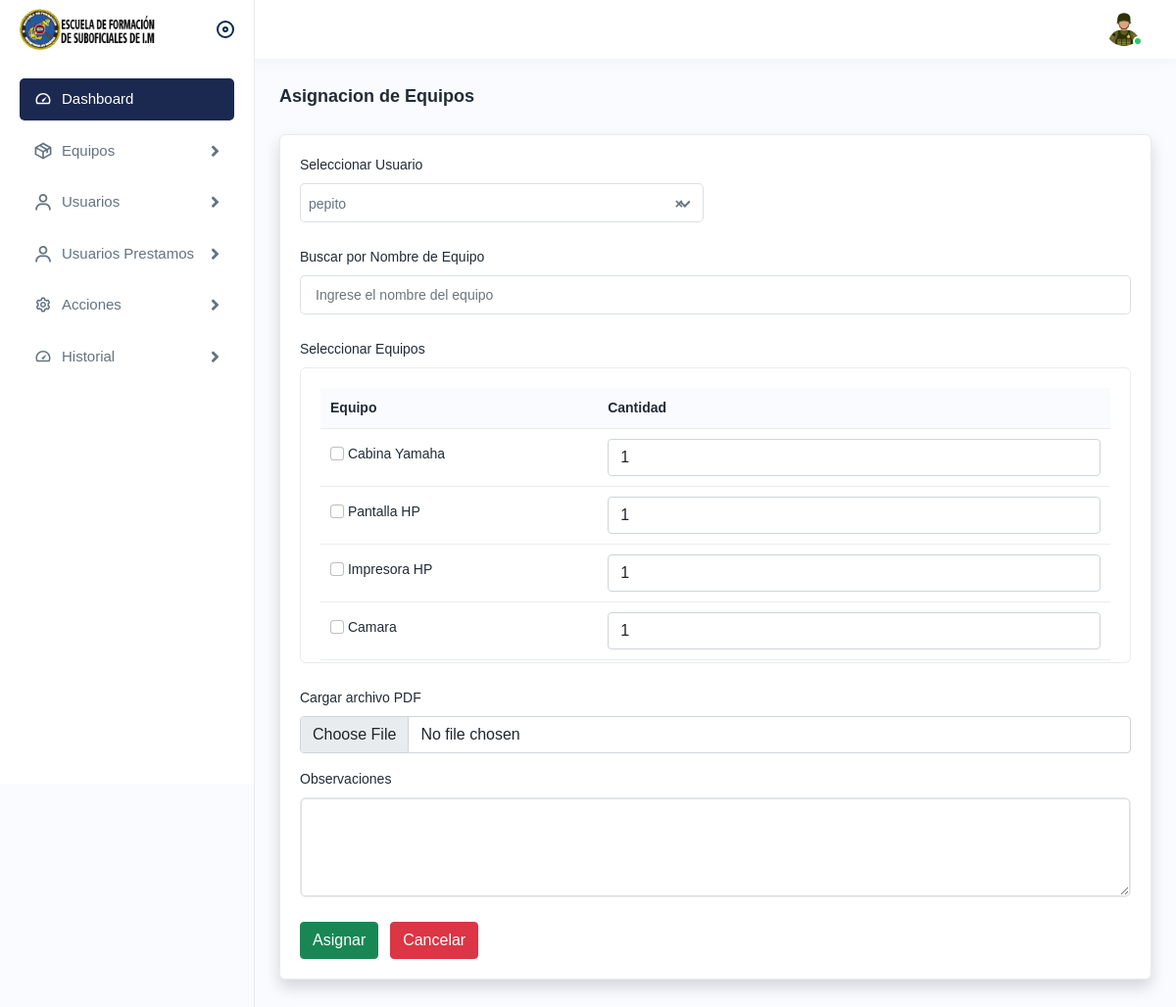
/asignar_equipo.php (signed in), run on an earlier commit of the app's database.
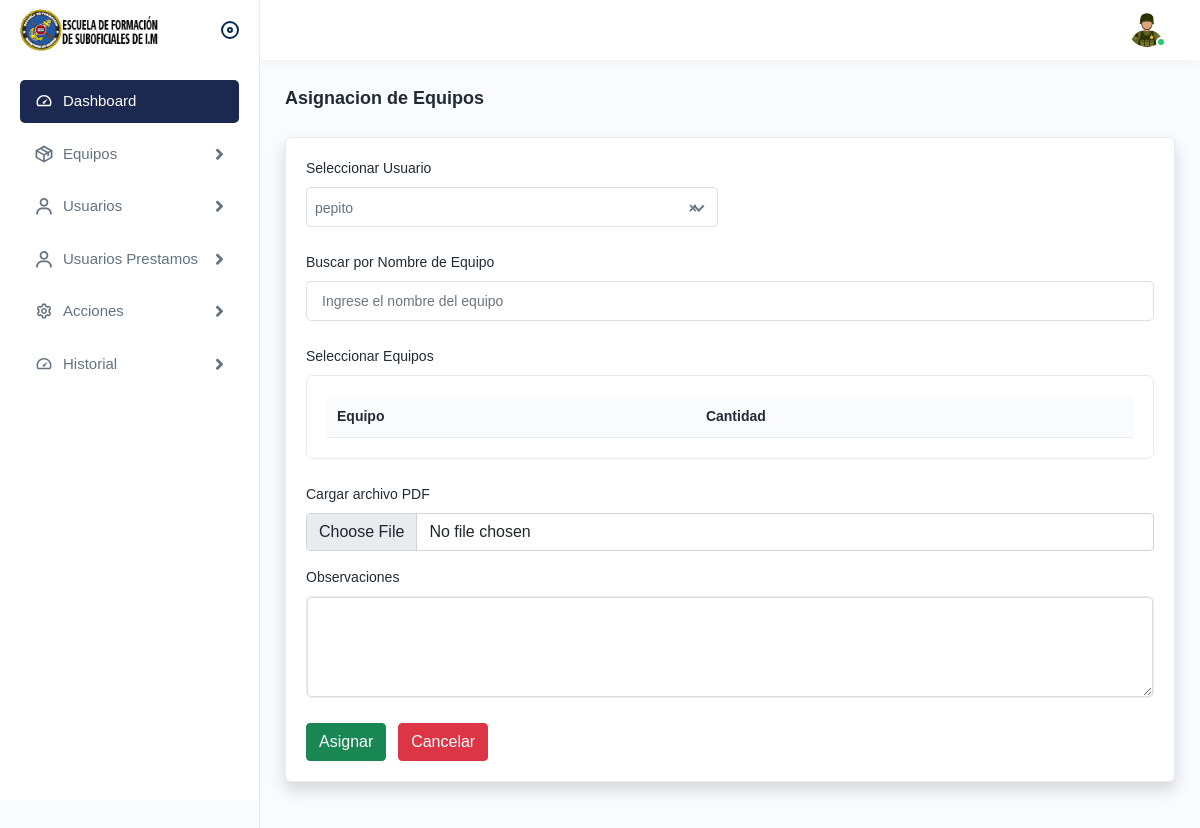
And on a later commit of the database.
### tables this page shows
CREATE TABLE `equipos` (
  `id` int(11) NOT NULL,
  `Serie` varchar(50) NOT NULL,
  `Nombre` varchar(100) NOT NULL,
  `Categoria` varchar(100) NOT NULL,
  `Estado` varchar(30) NOT NULL,
  `Cantidad` int(11) NOT NULL,
  `Imagen` longblob NOT NULL
);

### asignar_equipo.php (the view, shortened to what the changed rows need)
<?php
include "./conexion.php";
$equipos = [];
if ($equipos_stmt = $mysqli->prepare("SELECT id, Nombre FROM equipos")) {
    $equipos_stmt->execute();
    $equipos_result = $equipos_stmt->get_result();
    while ($row = $equipos_result->fetch_assoc()) {
        $equipos[] = $row;
    }
}
?>
<!DOCTYPE html>
<html lang="es">
<head>
    <link rel="stylesheet" href="assets/css/bootstrap.min.css" />
    <link rel="stylesheet" href="assets/css/animate.css" />
    <link rel="stylesheet" href="assets/plugins/select2/css/select2.min.css" />
    <link rel="stylesheet" href="assets/css/dataTables.bootstrap4.min.css" />
    <link rel="stylesheet" href="assets/plugins/fontawesome/css/fontawesome.min.css" />
    <link rel="stylesheet" href="assets/plugins/fontawesome/css/all.min.css" />
    <link rel="stylesheet" href="assets/css/style.css" />
</head>
<body>
    <div class="page-wrapper">
        <div class="content">
            <div class="card shadow">
                <div class="card-body">
                    <form action="procesar_asignacion.php" method="post" enctype="multipart/form-data">
                        <div class="row">
                            <div class="col-lg-12">
                                <div class="form-group">
                                    <div class="card">
                                        <div class="card-body" style="max-height: 300px; overflow-y: auto;">
                                            <table class="table">
                                                <thead>
                                                    <tr>
                                                        <th>Equipo</th>
                                                        <th>Cantidad</th>
                                                    </tr>
                                                </thead>
                                                <tbody id="equiposTableBody">
                                                    <?php foreach ($equipos as $equipo) : ?>
                                                        <tr>
                                                            <td>
                                                                <label>
                                                                    <input class="form-check-input equipo-checkbox cantidad-input" type="checkbox" name="equipos[<?php echo $equipo['id']; ?>][seleccionado]" value="1" data-equipo-id="<?php echo $equipo['id']; ?>">
                                                                    <?php echo htmlspecialchars($equipo['Nombre']); ?>
                                                                </label>
                                                            </td>
                                                            <td>
                                                                <input class="form-control cantidad-input" type="number" name="equipos[<?php echo $equipo['id']; ?>][cantidad]" min="1" value="1" data-equipo-id="<?php echo $equipo['id']; ?>">
                                                            </td>
                                                        </tr>
                                                    <?php endforeach; ?>
                                                </tbody>
                                            </table>
                                        </div>
                                    </div>
                                </div>
                            </div>
                        </div>
                </div>
            </div>
        </div>
    </div>
</body>
</html>

What changed in the data, as far as the page shows it:
removed equipos: Nombre "Cabina Yamaha"
removed equipos: Nombre "Pantalla HP"
removed equipos: Nombre "Impresora HP"
removed equipos: Nombre "Camara"
